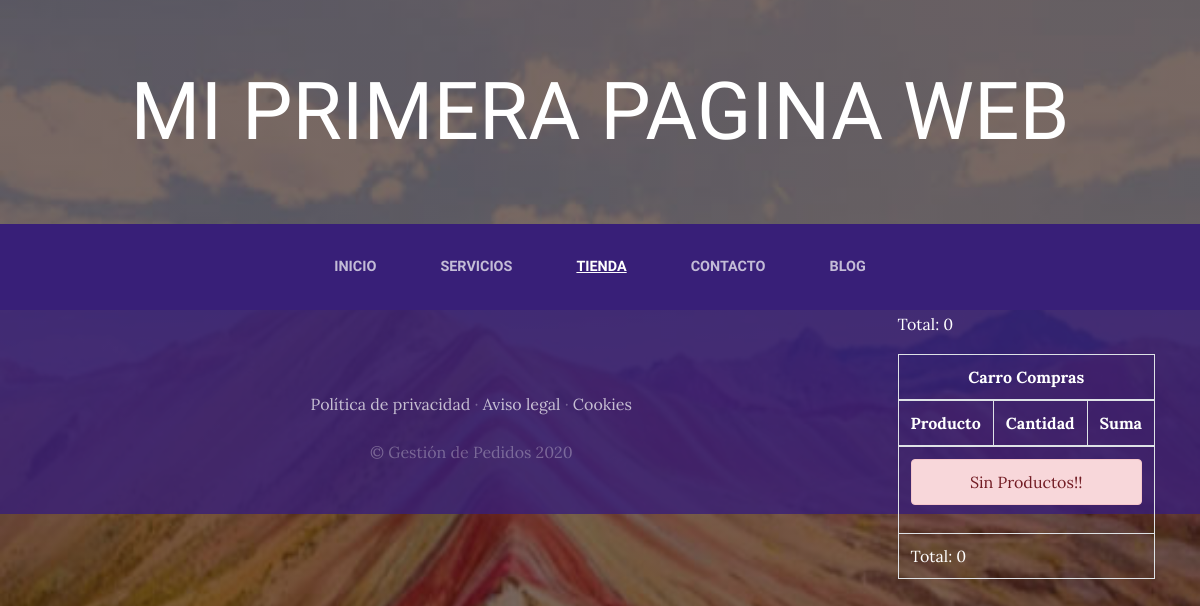
The app's page /tienda/, older data.
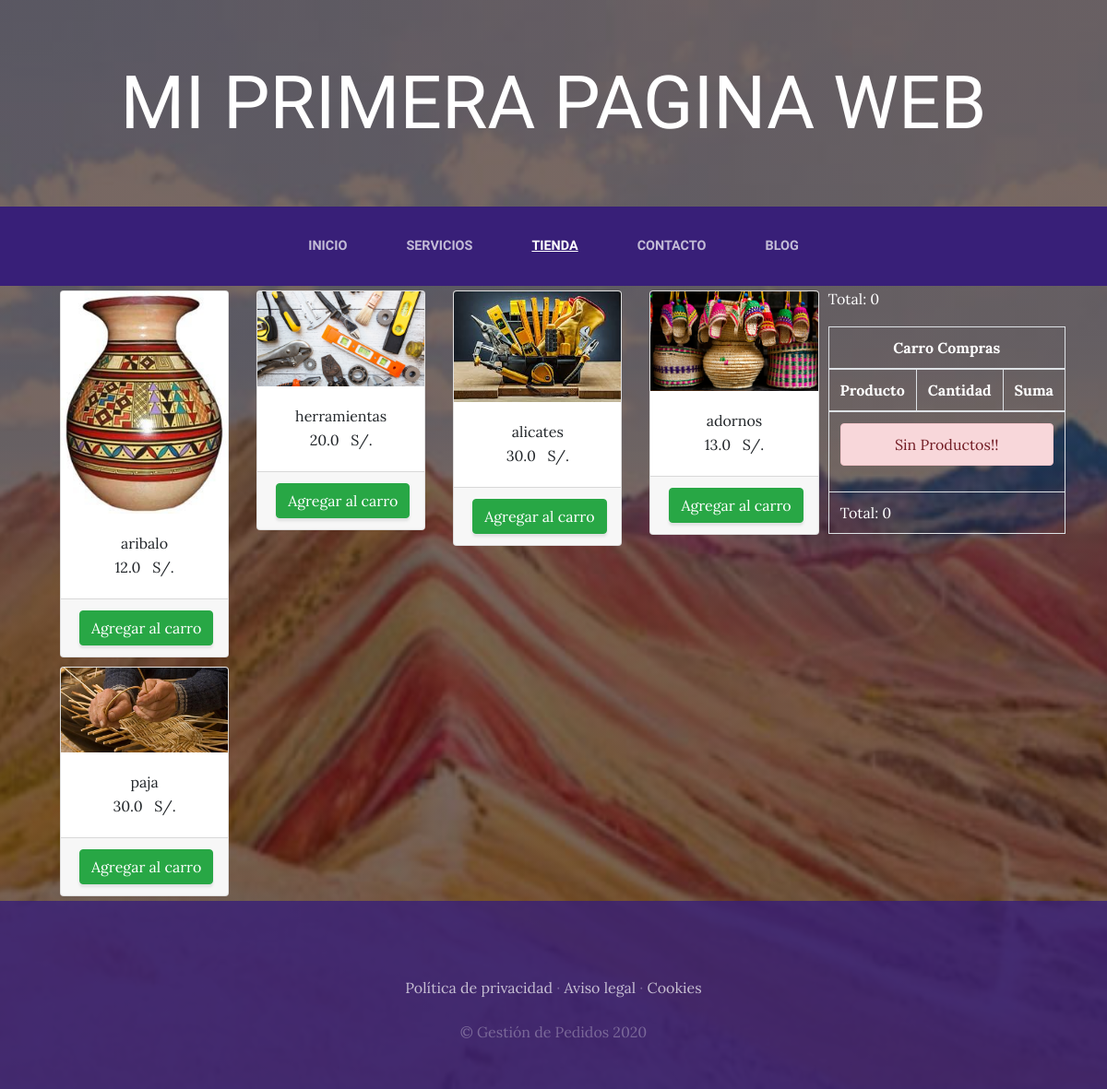
The same page, newer data.
### tienda/models.py (models this page shows, shortened)
class Producto(models.Model): #Todo lo de aqui se explico en anteriores apps
	nombre=models.CharField(max_length=50)
	categorias=models.ForeignKey(CategoriaProd, on_delete=models.CASCADE)
	imagen=models.ImageField(upload_to="tienda", null=True, blank=True)
	precio=models.FloatField()
	disponibilidad=models.BooleanField(default=True)
	created=models.DateTimeField(auto_now_add=True)
	updated=models.DateTimeField(auto_now_add=True)
	class Meta:
		verbose_name="Producto"
		verbose_name_plural="Productos"

### tienda/views.py (the view)
# urls.py: path('tienda/', include('tienda.urls')),
def tienda(request):
	productos=Producto.objects.all()
	return render(request,"tienda/tienda.html", {"productos": productos})

### carro/context_processor.py (called while the page is built)
def importe_total_carro(request):#Esta funcion sirve para darnos el valor actual del carro, osea el importe que se debe paghar segun que cosas tenga el car
	total=0 #Empieza en cero
	if request.user.is_authenticated:#Verificamos la autenticidad del usuARIO ANTES (SI EL USARIO ESTA LOGGEADO)
		for key, value in request.session["carro"].items(): #Recorremos cada producto del carro
			total=total+(float(value["precio"])*value["cantidad"]) #Y hallamos su importe total y sumamos uno a uno
	return{"importe_total_carro":total} #finalmente retornamoss un diccionario con key: "importe_tyotal_carro" y valor lo que sacamos de total

### tienda/templates/tienda/tienda.html
{% extends "ProyectoWebApp/base.html" %}
{% load static %}
{%block content %}
<div class="container">
	<div style="float: right;">
		<p style="color: white;">Total: {{importe_total_carro}}</p>
		{% include "carro/widget.html"%}
	</div>
	<div class="row">
		{% for producto in productos %}
		<div class= "col-md-3">
			<div class="card" style="width: 100%; margin: 5px 5px;">
				<img class="card-img-top" src="{{producto.imagen.url}}">
				<div class="card-body" style="text-align: center;">
					<h7 class="card-title">{{producto.nombre}}</h7>
					<p class="card-text">{{producto.precio}} &nbsp; S/.</p>
				</div>
				<div class="card-footer text-center">
					<a href="{% url 'carro:agregar' producto.id %}" class="btn btn-success">Agregar al carro</a>
				</div>
			</div>
		</div>
		{% endfor %}
	</div>
</div>
{% endblock %}

### ProyectoWebApp/templates/ProyectoWebApp/base.html (shortened to what this page needs)
<html>
<head>
    {% load static %}
    <link href="{% static 'ProyectoWebApp/vendor/bootstrap/css/bootstrap.min.css' %}" rel="stylesheet">
    <link href="{% static 'ProyectoWebApp/css/gestion.css' %}" rel="stylesheet">
</head>
<body>
    <h1 class="site-heading text-center text-white d-none d-lg-block">
        <span class="site-heading-lower">MI PRIMERA PAGINA WEB</span>
      </h1>
 <nav class="navbar navbar-expand-lg navbar-dark py-lg-4" id="mainNav">
    <div class="container">
      <div class="collapse navbar-collapse" id="navbarResponsive">
        <ul class="navbar-nav mx-auto">
          <li class="nav-item {% if request.path == '/' %} active {% endif %} px-lg-4">
            <a class="nav-link text-uppercase text-expanded" href="{% url 'Home' %}">Inicio</a>
          </li>
          <li class="nav-item {% if request.path == '/servicios/' %} active {% endif %} px-lg-4">
            <a class="nav-link text-uppercase text-expanded" href="{% url 'Servicios' %}">Servicios</a>
          </li>
          <li class="nav-item {% if request.path == '/tienda/' %} active {% endif %} px-lg-4">
            <a class="nav-link text-uppercase text-expanded" href="{% url 'Tienda' %}">Tienda</a>
          </li>
          <li class="nav-item  {% if request.path == '/contacto/' %} active {% endif %} px-lg-4">
            <a class="nav-link text-uppercase text-expanded" href="{% url 'Contacto' %}">Contacto</a>
          </li>
          <li class="nav-item {% if request.path|slice:':6' == '/blog/' %} active {% endif %} px-lg-4">
            <a class="nav-link text-uppercase text-expanded" href="{% url 'Blog' %}">Blog</a>
          </li>
        </ul>
      </div>
    </div>
  </nav>
    {% block content %}
    {% endblock %}
    <footer class="footer text-faded text-center py-5">
      <div class="container">
        <p class="m-0 mbt">
        	<a href="sample.html" class="link">Política de privacidad</a> ·
        	<a href="sample.html" class="link">Aviso legal</a> ·
        	<a href="sample.html" class="link">Cookies</a>
		</p>
        <p class="m-0 mbt1">&copy; Gestión de Pedidos 2020</p>
      </div>
	</footer>
</body>
</html>

### tienda/templates/carro/widget.html
<table class="table table-bordered" style="color: white">
	<thead>
		<tr>
			<th colspan="3" class="text-center">
				Carro Compras
			</th>
		</tr>
		<tr>
			<th>Producto</th>
			<th>Cantidad</th>
			<th>Suma</th>
		</tr>
	</thead>
	<tbody>
		{% if request.session.carro.items %}
			{% for key, value in request.session.carro.items %}
			<tr class="text-center">
				<td>{{value.nombre}}</td>
				<td>{{value.cantidad}}</td>
				<td>
					<a href="{% url 'carro:agregar' value.producto_id %}" class="btn btn-sm btn-success">+</a>
					<a href="{% url 'carro:restar' value.producto_id %}" class="btn btn-sm btn-success">-</a><br/>
					{{value.precio}} S/.
				</td>
			</tr>
			{% endfor %}
		{%else%}
			<tr>
				<td colspan="3">
					<div class="alert alert-danger text-center">
						Sin Productos!!
					</div>
				</td>
			</tr>
		{% endif%}
	</tbody>
	<tfoot>
		<tr >
			<td colspan="3">
				Total: {{importe_total_carro}}
			</td>
		</tr>
	</tfoot>
</table>

### ProyectoWebApp/static/ProyectoWebApp/css/gestion.css (style rules this page uses)
body { font-family: 'Lora'; background: linear-gradient(rgba(47, 23, 15, 0.65), rgba(47, 23, 15, 0.65)), url("../img/bg_main.jpg"); background-attachment: fixed; background-position: center; background-size: cover; }
h1, h2, h3, h4, h5, h6 { font-family: 'Raleway'; }
p { line-height: 1.75; }
.text-faded { color: rgba(255, 255, 255, 0.3); }
.site-heading { margin-top: 5rem; margin-bottom: 5rem; text-transform: uppercase; line-height: 1; font-family: 'Raleway'; }
.site-heading .site-heading-lower { font-size: 5rem; font-weight: 100; line-height: 4rem; }
#mainNav { background-color: rgba(56, 31, 120); font-family: 'Raleway'; }
#mainNav .navbar-nav .nav-item .nav-link { color: rgba(255, 255, 255, 0.7); font-weight: 800; }
#mainNav .navbar-nav .nav-item.active .nav-link { color: #ffffff; text-decoration: underline; }
@media (min-width: 992px) { #mainNav .navbar-nav .nav-item .nav-link { font-size: 0.9rem; } }
.footer { background-color: rgba(56, 31, 120, 0.8); }
.btn { box-shadow: 0px 3px 3px 0px rgba(33, 37, 41, 0.1); }
.mbt { padding-top: 2rem; }
.mbt1 { padding-top: 1.25rem; }
a.link { color: rgba(255, 255, 255, 0.7); }

Row changes from the older to the newer data that the page shows:
added Producto: imagen (picture), nombre "aribalo", precio "12.0"
added Producto: imagen (picture), nombre "herramientas", precio "20.0"
added Producto: imagen (picture), nombre "alicates", precio "30.0"
added Producto: imagen (picture), nombre "adornos", precio "13.0"
added Producto: imagen (picture), nombre "paja", precio "30.0"
